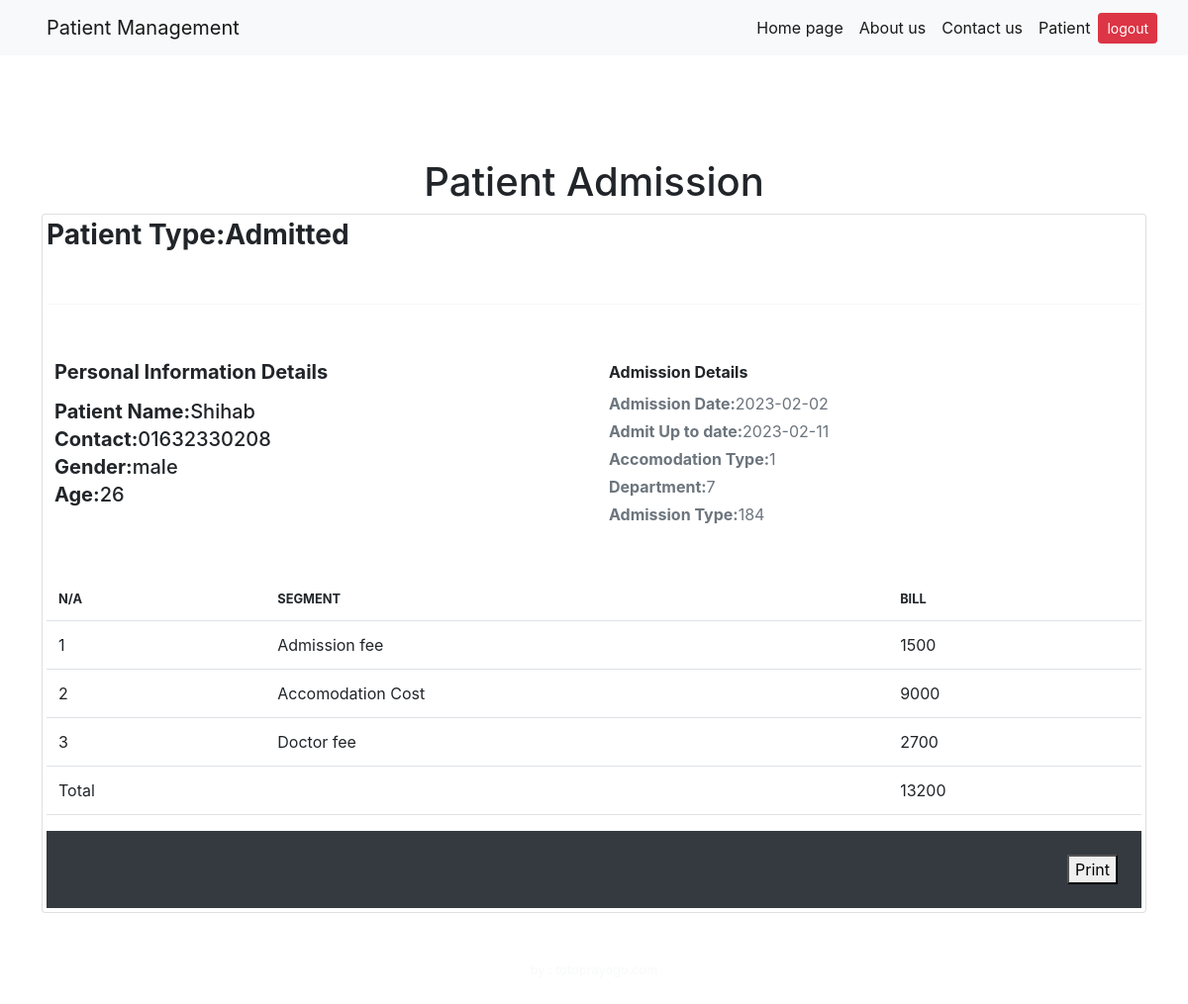
The page /ipmsg/2/ on the database its author committed.
### home/models.py (models this page shows, shortened)
class IndoorPatient(models.Model):
    indoor_treatment_patient_type = models.CharField(max_length=122)
    indoor_treatment_patient_id = models.CharField(max_length=122)
    indoor_treatment_patient_status = models.CharField(max_length=122, blank=True)
    patient_name = models.CharField(max_length=122)
    patient_age = models.CharField(max_length=122)
    patient_gender = models.CharField(max_length=122)
    patient_phone = models.CharField(max_length=122)
    patient_email = models.CharField(max_length=122,)
    patient_national_ID = models.CharField(max_length=122)
    indoor_patient_bed_bed_id = models.CharField(max_length=122, blank=True)
    indoor_bed_price = models.CharField(max_length=122)
    indoor_patient_bed_entry_time = models.CharField(max_length=122)
    indoor_patient_bed_discharge_time = models.CharField(max_length=122, blank=True)
    bed_total_bill = models.CharField(max_length=122, blank=True)
    indoor_patient_doctor_doctor_id = models.CharField(max_length=122)
    doctor_visit_fee = models.CharField(max_length=122)
    doctor_total_bill = models.CharField(max_length=122)
    outdoor_service_id = models.CharField(max_length=122)
    outdoor_service_rate = models.CharField(max_length=122)
    indoor_treatment_total_bill = models.CharField(max_length=122)
    indoor_treatment_total_paid =models.CharField(max_length=122, blank= True)
    indoor_treatment_total_due =models.CharField(max_length=122, blank= True)

### home/views.py (the view)
# urls.py: path('ipmsg/<int:pk>/', views.ipmsg, name="Confirmatin Massege"),
@csrf_exempt
def ipmsg(request,pk):
		IndoorAdmission= IndoorPatient.objects.get(id=pk)
		context = {'IndoorAdmission': IndoorAdmission,}
		return render (request, 'ipmsg.html', context)

### templates/ipmsg.html (shortened to what this page needs)
{% extends 'pbase.html' %}
{% block body %}
<head>
</head>
<body>
    <h1><br><br>Patient Admission <br></h1>
            <link href="//maxcdn.bootstrapcdn.com/bootstrap/4.1.1/css/bootstrap.min.css" rel="stylesheet" id="bootstrap-css">
            <div class="container">
                <div class="row">
                    <div class="col-18">
                        <div class="card">
                            <div class="card-body p-1">
                                <h3><div class="row p-0">
                                    <div class="col-md-6 text-right">
                                        <p class="font-weight-bold mb-1">Patient Type:{{ IndoorAdmission.indoor_treatment_patient_type }}</p>
                                    </div>
                                </div> </h3>
                                <hr class="my-5">
                                <div class="row pb-5 p-2">
                                    <div class="col-md-6">
                                        <h5>
                                        <p class="font-weight-bold mb-3">Personal Information Details</p>
                                        <p class="mb-1"><b>Patient Name:</b>{{ IndoorAdmission.patient_name }}</p>
                                        <p class="mb-1"><b>Contact:</b>{{ IndoorAdmission.patient_phone }}</p>
                                        <p class="mb-1"><b>Gender:</b>{{ IndoorAdmission.patient_gender }}</p>
                                        <p class="mb-1"><b>Age:</b>{{ IndoorAdmission.patient_age }}</p></h5>
                                    </div>
                                    <div class="col-md-6 text-right">
                                        <p class="font-weight-bold mb-2"> Admission Details</p>
                                        <p class="mb-1"><span class="text-muted"><b>Admission Date:</b>{{ IndoorAdmission.indoor_patient_bed_entry_time }}</p>
                                        <p class="mb-1"><span class="text-muted"><b>Admit Up to date:</b>{{ IndoorAdmission.indoor_patient_bed_discharge_time }}</p>
                                        <p class="mb-1"><span class="text-muted"><b>Accomodation Type:</b>{{ IndoorAdmission.indoor_patient_bed_bed_id }}</p>
                                        <p class="mb-1"><span class="text-muted"><b>Department:</b>{{ IndoorAdmission.indoor_patient_doctor_doctor_id }}</p>
                                            <p class="mb-1"><span class="text-muted"><b>Admission Type:</b>{{ IndoorAdmission.outdoor_service_id }}</p>
                                    </div>
                                </div>
                                <div class="row p-0">
                                    <div class="col-md-12">
                                        <table class="table">
                                            <thead>
                                                <tr>
                                                    <th class="border-0 text-uppercase small font-weight-bold">N/A</th>
                                                    <th class="border-0 text-uppercase small font-weight-bold">Segment</th>
                                                    <th class="border-0 text-uppercase small font-weight-bold">Bill</th>
                                                </tr>
                                            </thead>
                                            <tbody>
                                                <tr>
                                                    <td>1</td>
                                                    <td>Admission fee</td>
                                                    <td>{{ IndoorAdmission.outdoor_service_rate }}</td>
                                                </tr>
                                                <tr>
                                                    <td>2</td>
                                                    <td>Accomodation Cost</td>
                                                    <td> {{ IndoorAdmission.bed_total_bill }}</td>
                                                </tr>
                                                <tr>
                                                    <td>3</td>
                                                    <td>Doctor fee</td>
                                                    <td>{{ IndoorAdmission.doctor_total_bill }}</td>
                                                </tr>
                                                <tr>
                                                    <td>Total</td>
                                                    <td></td>
                                                    <td>{{ IndoorAdmission.indoor_treatment_total_bill }}</td>
                                                </tr>
                                            </tbody>
                                        </table>
                                    </div>
                                </div>
                                <div class="d-flex flex-row-reverse bg-dark text-white p-4">
                                    <br><button onclick="window.print()">Print</button>
                                </div>
                            </div>
                        </div>
                    </div>
                </div>
                <div class="text-light mt-5 mb-5 text-center small">by : <a class="text-light" target="_blank" href="http://totoprayogo.com">totoprayogo.com</a></div>
            </div>
</body>
{% endblock body %}

### templates/ipmsg.html (style rules this page uses)
h1 { text-align: center; }
p { text-align: left; }
div { text-align: left; }
h5 { text-align: left; }
h3 { text-align: center; }

### rows shown on the page
IndoorPatient: indoor_treatment_patient_type "Admitted", patient_name "Shihab", patient_phone "01632330208", patient_gender "male", patient_age "26", indoor_patient_bed_entry_time "2023-02-02", indoor_patient_bed_discharge_time "2023-02-11", indoor_patient_bed_bed_id "1", indoor_patient_doctor_doctor_id "7", outdoor_service_id "184", outdoor_service_rate "1500", bed_total_bill "9000", doctor_total_bill "2700", indoor_treatment_total_bill "13200"
